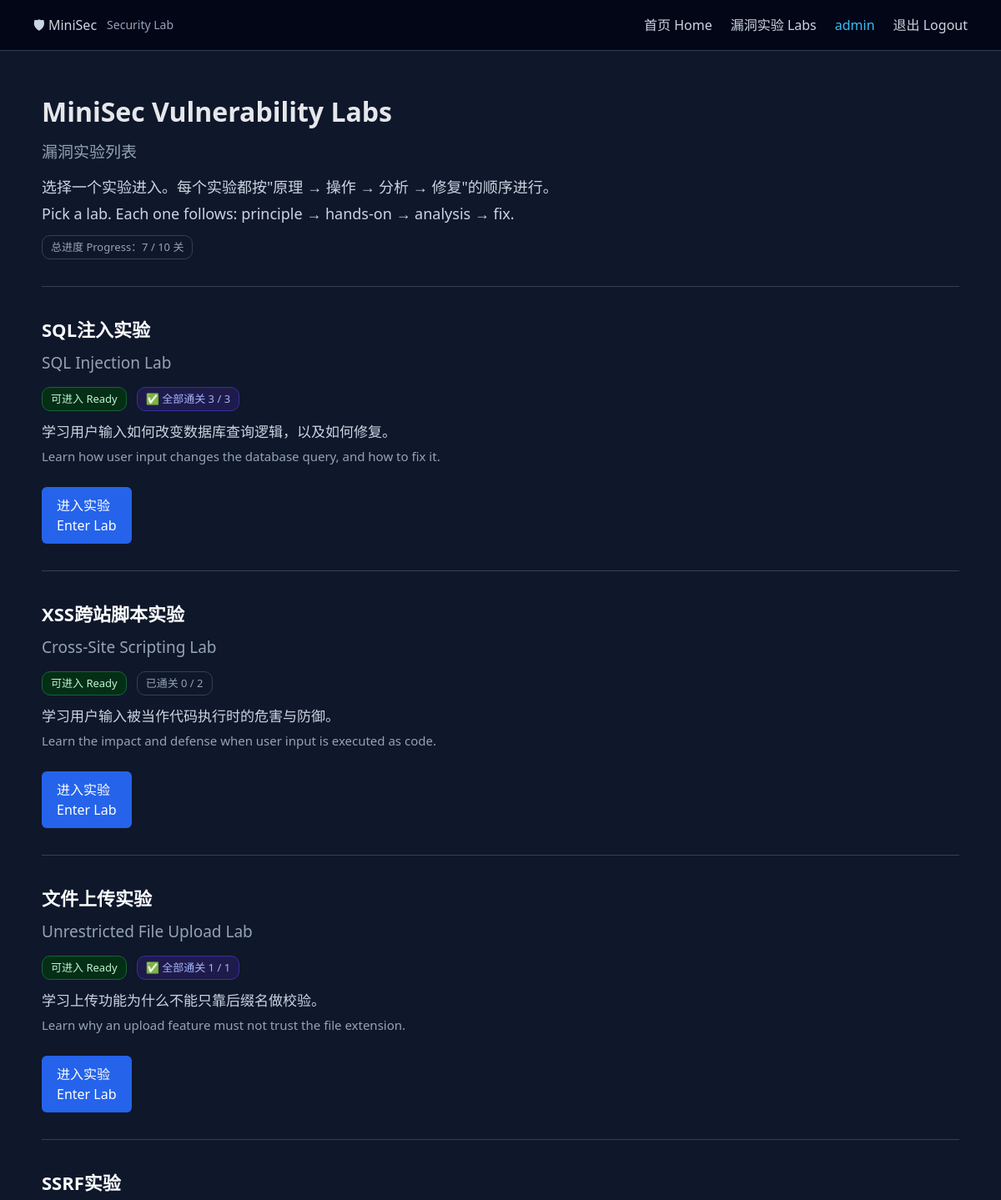
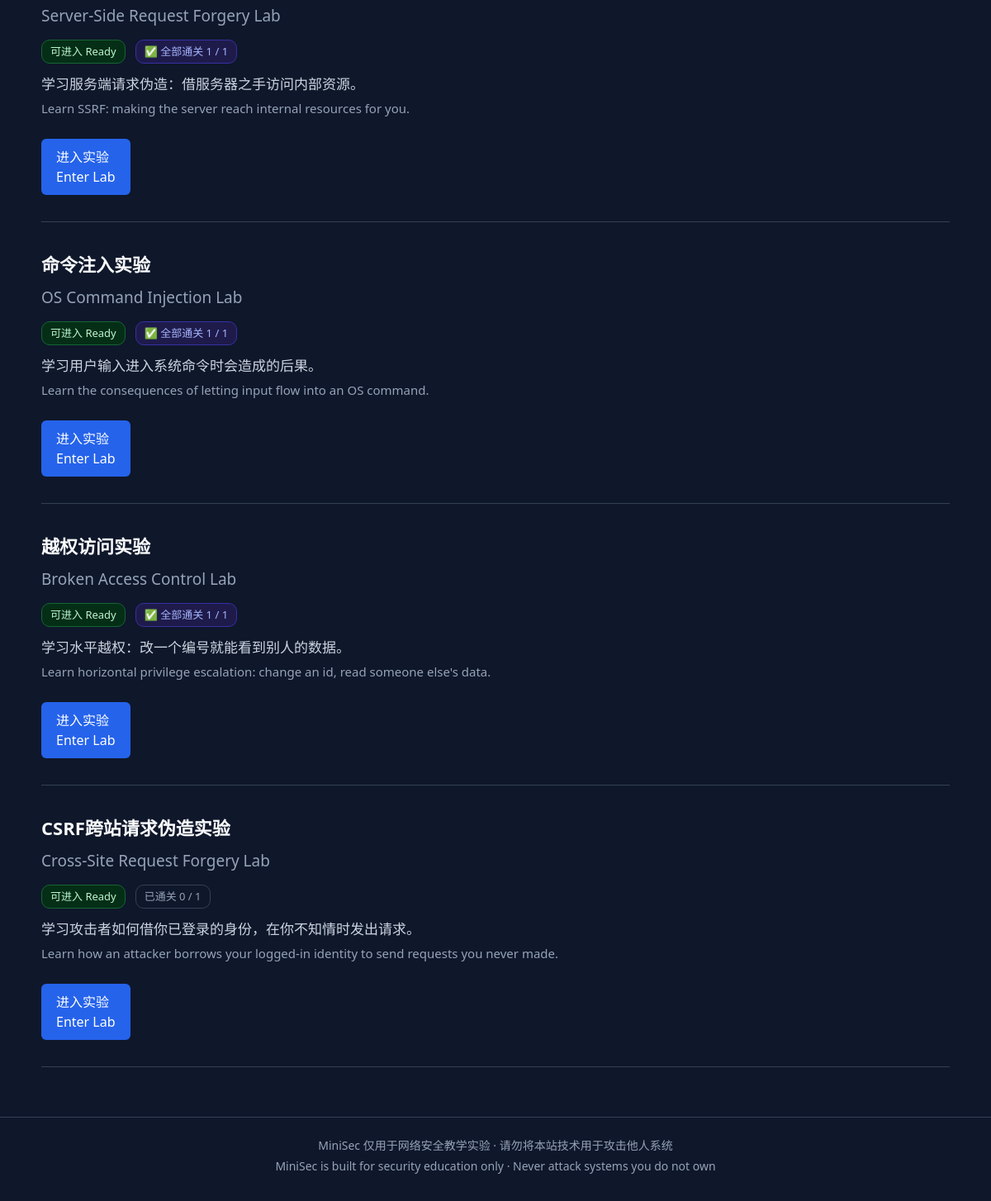
Screenshot of /labs (signed in) with the database file from the repository (2 pictures, top to bottom).
### tables this page shows
CREATE TABLE labs(
    id INTEGER PRIMARY KEY AUTOINCREMENT,
    name TEXT NOT NULL UNIQUE,
    title TEXT NOT NULL,
    title_en TEXT NOT NULL DEFAULT '',
    description TEXT NOT NULL,
    description_en TEXT NOT NULL DEFAULT '',
    status TEXT NOT NULL DEFAULT 'wip',
    entry_url TEXT NOT NULL DEFAULT ''
);

### routes/labs.py (the view)
@labs_bp.route("/labs")
@login_required
def labs():
    lab_list = _all_labs()
    progress_by_lab = progress.summary()
    for lab in lab_list:
        cleared, total = progress_by_lab.get(lab["name"], (0, 0))
        lab["cleared"] = cleared
        lab["total"] = total
    return render_template(
        "labs.html",
        labs=lab_list,
        cleared_total=progress.total_cleared(),
        level_total=progress.total_levels()
    )

### auth.py (called while the page is built)
def login_required(func):
    @wraps(func)
    def wrapper(*args, **kwargs):
        if "username" not in session:
            return redirect("/login")
        return func(*args, **kwargs)
    return wrapper

### curriculum.py (called while the page is built)
def levels_of(lab_name):
    return LEVELS_BY_LAB.get(lab_name, [])

def level_count(lab_name):
    return len([lv for lv in levels_of(lab_name) if lv["status"] == "ready"])

### database.py (called while the page is built)
def _connect(path):
    if not path.exists():
        init_db.ensure_databases()
    return sqlite3.connect(path)

def get_platform_db():
    return _connect(PLATFORM_DB)

### progress.py (called while the page is built)
def cleared_levels(lab_name):
    conn = get_platform_db()
    cursor = conn.cursor()
    cursor.execute(
        "SELECT level FROM progress WHERE lab = ?",
        (lab_name,),
    )
    levels = {row[0] for row in cursor.fetchall()}
    conn.close()
    return levels

def summary():
    result = {}
    for lab_name in curriculum.LEVELS_BY_LAB:
        result[lab_name] = (
            len(cleared_levels(lab_name)),
            curriculum.level_count(lab_name),
        )
    return result

def total_cleared():
    return sum(cleared for cleared, _ in summary().values())

def total_levels():
    return sum(total for _, total in summary().values())

### ratelimit.py (called while the page is built)
def client_ip():
    if config.TRUST_PROXY:
        forwarded = request.headers.get("X-Forwarded-For", "")
        if forwarded:
            return forwarded.split(",")[0].strip()
    return request.remote_addr or "unknown"

def hit(rule):
    if not config.RATE_LIMIT_ENABLED:
        return False
    global _hit_count
    window, limit = RULES[rule]
    now = time.time()
    _hit_count += 1
    if _hit_count % _SWEEP_EVERY == 0:
        _sweep(now)
    bucket = _hits[(rule, client_ip())]
    while bucket and now - bucket[0] > window:
        bucket.popleft()
    if len(bucket) >= limit:
        return True
    bucket.append(now)
    return False

def register(app):
    @app.before_request
    def _global_limit():
        if request.path.startswith("/static/"):
            return None
        if hit("global"):
            return _too_many()
        return None

### routes/labs.py (called while the page is built)
def _to_dict(row):
    return {
        "name": row[0],
        "title": row[1],
        "title_en": row[2],
        "description": row[3],
        "description_en": row[4],
        "status": row[5],
        "entry_url": row[6],
    }

### security.py (called while the page is built, shortened)
def register(app):
    app.jinja_env.globals["csrf_token"] = csrf_token
    @app.before_request
    def _protect():
        if request.method != "POST":
            return None

### templates/labs.html (shortened to what this page needs)
{% extends "base.html" %}
{% block content %}
<header class="page-head">
    <h1>
        MiniSec Vulnerability Labs
        <span class="sub">
            漏洞实验列表
        </span>
    </h1>
    <p class="lead">
        选择一个实验进入。每个实验都按"原理 → 操作 → 分析 → 修复"的顺序进行。
        <br>
        Pick a lab. Each one follows: principle → hands-on → analysis → fix.
    </p>
    {% if level_total %}
    <p class="meta">
        <span class="badge plain">
            总进度 Progress：{{ cleared_total }} / {{ level_total }} 关
        </span>
    </p>
    {% endif %}
</header>
<hr>
{% for lab in labs %}
<section class="lab-row">
    <h2>
        {{ lab.title }}
        <span class="sub">
            {{ lab.title_en }}
        </span>
    </h2>
    <p class="meta">
        {% if lab.status == "ready" %}
            <span class="badge ready">
                可进入 Ready
            </span>
        {% else %}
            <span class="badge wip">
                开发中 Coming Soon
            </span>
        {% endif %}
        {% if lab.total %}
            {% if lab.cleared == lab.total %}
                <span class="badge cleared">
                    ✅ 全部通关 {{ lab.cleared }} / {{ lab.total }}
                </span>
            {% else %}
                <span class="badge plain">
                    已通关 {{ lab.cleared }} / {{ lab.total }}
                </span>
            {% endif %}
        {% endif %}
    </p>
    <p>
        {{ lab.description }}
        <br>
        <span class="en">
            {{ lab.description_en }}
        </span>
    </p>
    {% if lab.status == "ready" and lab.entry_url %}
        <a class="lab-button" href="{{ lab.entry_url }}">
            进入实验
            <br>
            Enter Lab
        </a>
    {% endif %}
</section>
<hr>
{% endfor %}
{% endblock %}

### templates/base.html (shortened to what this page needs)
<!DOCTYPE html>
<html lang="zh-CN">
<head>
    <link rel="stylesheet" href="/static/style.css">
</head>
<body>
<nav class="navbar">
    <div class="nav-brand">
        <a href="/">
            🛡 MiniSec
        </a>
        <span>
            Security Lab
        </span>
    </div>
    <div class="nav-links">
        <a href="/">
            首页 Home
        </a>
        <a href="/labs">
            漏洞实验 Labs
        </a>
        {% if session.get("username") %}
            <span>
                {{ session.get("username") }}
            </span>
            <a href="/logout">
                退出 Logout
            </a>
        {% else %}
            <a href="/login">
                登录 Login
            </a>
        {% endif %}
    </div>
</nav>
<main class="container">
{% block content %}
{% endblock %}
</main>
<footer class="site-footer">
    <p>
        MiniSec 仅用于网络安全教学实验 · 请勿将本站技术用于攻击他人系统
        <br>
        MiniSec is built for security education only · Never attack systems you do not own
    </p>
</footer>
</body>
</html>

### static/style.css (style rules this page uses)
:root { --bg: #0f172a; --bg-deep: #020617; --panel: #111827; --line: #334155; --text: #e5e7eb; --text-dim: #cbd5e1; --text-muted: #94a3b8; --accent: #2563eb; --accent-hover: #1d4ed8; --ok: #22c55e; --warn: #f59e0b; --mono: "Consolas", "Courier New", monospace; }
* { box-sizing: border-box; }
body { margin: 0; font-family: "Microsoft YaHei", "Segoe UI", Arial, sans-serif; background: var(--bg); color: var(--text); line-height: 1.75; }
.navbar { display: flex; justify-content: space-between; align-items: center; background: var(--bg-deep); padding: 16px 40px; border-bottom: 1px solid var(--line); }
.nav-brand { display: flex; align-items: center; gap: 12px; }
.nav-brand a { color: #f8fafc; font-size: 18px; text-decoration: none; }
.nav-brand span { color: var(--text-muted); font-size: 14px; }
.nav-links { display: flex; align-items: center; gap: 22px; }
.navbar a { color: var(--text-dim); text-decoration: none; font-size: 16px; }
.nav-links span { color: #38bdf8; }
.container { width: 1100px; max-width: 92%; margin: 45px auto 60px; }
h1 { font-size: 32px; margin: 0 0 10px; }
h2 { font-size: 22px; margin: 0 0 12px; color: #f8fafc; }
p { font-size: 17px; color: var(--text-dim); margin: 10px 0; }
a { color: #38bdf8; }
.sub { display: block; font-size: 19px; font-weight: normal; color: var(--text-muted); margin-top: 4px; }
.lead { font-size: 18px; }
.meta { font-size: 15px; color: var(--text-muted); }
.en { color: var(--text-muted); font-size: 15px; }
hr { border: none; border-top: 1px solid var(--line); margin: 32px 0; }
.lab-row, .level-row { margin-bottom: 26px; }
.badge { display: inline-block; padding: 2px 10px; margin-right: 8px; border-radius: 10px; border: 1px solid var(--line); font-size: 13px; color: var(--text-muted); }
.badge.ready { color: #bbf7d0; border-color: #166534; background: #052e16; }
.lab-button { display: inline-block; margin-top: 12px; padding: 10px 18px; background: var(--accent); color: #ffffff; text-decoration: none; border-radius: 6px; line-height: 1.5; }
.site-footer { border-top: 1px solid var(--line); padding: 22px 40px 30px; text-align: center; }
.site-footer p { font-size: 14px; color: var(--text-muted); margin: 0; }
.badge.cleared { color: #a5b4fc; border-color: #3730a3; background: #1e1b4b; }

### rows the page displays
labs: title "SQL注入实验", title_en "SQL Injection Lab", status "可进入 Ready", cleared "3", total "3", description "学习用户输入如何改变数据库查询逻辑，以及如何修复。", description_en "Learn how user input changes the database query, and how to fix it."
labs: title "XSS跨站脚本实验", title_en "Cross-Site Scripting Lab", status "可进入 Ready", cleared "0", total "2", description "学习用户输入被当作代码执行时的危害与防御。", description_en "Learn the impact and defense when user input is executed as code."
labs: title "文件上传实验", title_en "Unrestricted File Upload Lab", status "可进入 Ready", cleared "1", total "1", description "学习上传功能为什么不能只靠后缀名做校验。", description_en "Learn why an upload feature must not trust the file extension."
labs: title "SSRF实验", title_en "Server-Side Request Forgery Lab", status "可进入 Ready", cleared "1", total "1", description "学习服务端请求伪造：借服务器之手访问内部资源。", description_en "Learn SSRF: making the server reach internal resources for you."
labs: title "命令注入实验", title_en "OS Command Injection Lab", status "可进入 Ready", cleared "1", total "1", description "学习用户输入进入系统命令时会造成的后果。", description_en "Learn the consequences of letting input flow into an OS command."
labs: title "越权访问实验", title_en "Broken Access Control Lab", status "可进入 Ready", cleared "1", total "1", description "学习水平越权：改一个编号就能看到别人的数据。", description_en "Learn horizontal privilege escalation: change an id, read someone else's data."
labs: title "CSRF跨站请求伪造实验", title_en "Cross-Site Request Forgery Lab", status "可进入 Ready", cleared "0", total "1", description "学习攻击者如何借你已登录的身份，在你不知情时发出请求。", description_en "Learn how an attacker borrows your logged-in identity to send requests you never made."

### other values shown
{{ session.get("username") }} "admin"
{{ cleared_total }} "7"
{{ level_total }} "10"
